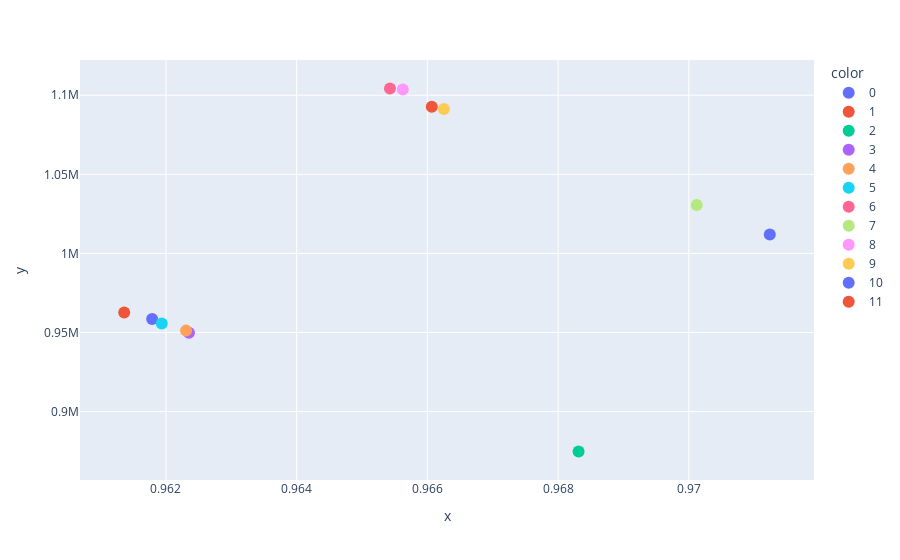

Notebook code for this chart:
### Code cell
px.scatter(x= df_models_m.R2,y = df_models_m.mse,color=df_models_m.index.astype(str)).update_traces(marker=dict(size=12))

### Figure 1 — Plotly figure (JSON) as saved in the notebook; plotly's stock layout.template omitted (floating-point values rounded to 4 significant figures)
{"data": [{"hovertemplate": "color=0<br>x=%{x}<br>y=%{y}<extra></extra>", "legendgroup": "0", "marker": {"color": "#636efa", "size": 12, "symbol": "circle"}, "mode": "markers", "name": "0", "orientation": "v", "showlegend": true, "type": "scatter", "x": [0.9618], "xaxis": "x", "y": [958500.0], "yaxis": "y"}, {"hovertemplate": "color=1<br>x=%{x}<br>y=%{y}<extra></extra>", "legendgroup": "1", "marker": {"color": "#EF553B", "size": 12, "symbol": "circle"}, "mode": "markers", "name": "1", "orientation": "v", "showlegend": true, "type": "scatter", "x": [0.9614], "xaxis": "x", "y": [962600.0], "yaxis": "y"}, {"hovertemplate": "color=2<br>x=%{x}<br>y=%{y}<extra></extra>", "legendgroup": "2", "marker": {"color": "#00cc96", "size": 12, "symbol": "circle"}, "mode": "markers", "name": "2", "orientation": "v", "showlegend": true, "type": "scatter", "x": [0.9683], "xaxis": "x", "y": [874800.0], "yaxis": "y"}, {"hovertemplate": "color=3<br>x=%{x}<br>y=%{y}<extra></extra>", "legendgroup": "3", "marker": {"color": "#ab63fa", "size": 12, "symbol": "circle"}, "mode": "markers", "name": "3", "orientation": "v", "showlegend": true, "type": "scatter", "x": [0.9624], "xaxis": "x", "y": [949800.0], "yaxis": "y"}, {"hovertemplate": "color=4<br>x=%{x}<br>y=%{y}<extra></extra>", "legendgroup": "4", "marker": {"color": "#FFA15A", "size": 12, "symbol": "circle"}, "mode": "markers", "name": "4", "orientation": "v", "showlegend": true, "type": "scatter", "x": [0.9623], "xaxis": "x", "y": [951200.0], "yaxis": "y"}, {"hovertemplate": "color=5<br>x=%{x}<br>y=%{y}<extra></extra>", "legendgroup": "5", "marker": {"color": "#19d3f3", "size": 12, "symbol": "circle"}, "mode": "markers", "name": "5", "orientation": "v", "showlegend": true, "type": "scatter", "x": [0.9619], "xaxis": "x", "y": [955600.0], "yaxis": "y"}, {"hovertemplate": "color=6<br>x=%{x}<br>y=%{y}<extra></extra>", "legendgroup": "6", "marker": {"color": "#FF6692", "size": 12, "symbol": "circle"}, "mode": "markers", "name": "6", "orientation": "v", "showlegend": true, "type": "scatter", "x": [0.9654], "xaxis": "x", "y": [1104000.0], "yaxis": "y"}, {"hovertemplate": "color=7<br>x=%{x}<br>y=%{y}<extra></extra>", "legendgroup": "7", "marker": {"color": "#B6E880", "size": 12, "symbol": "circle"}, "mode": "markers", "name": "7", "orientation": "v", "showlegend": true, "type": "scatter", "x": [0.9701], "xaxis": "x", "y": [1031000.0], "yaxis": "y"}, {"hovertemplate": "color=8<br>x=%{x}<br>y=%{y}<extra></extra>", "legendgroup": "8", "marker": {"color": "#FF97FF", "size": 12, "symbol": "circle"}, "mode": "markers", "name": "8", "orientation": "v", "showlegend": true, "type": "scatter", "x": [0.9656], "xaxis": "x", "y": [1104000.0], "yaxis": "y"}, {"hovertemplate": "color=9<br>x=%{x}<br>y=%{y}<extra></extra>", "legendgroup": "9", "marker": {"color": "#FECB52", "size": 12, "symbol": "circle"}, "mode": "markers", "name": "9", "orientation": "v", "showlegend": true, "type": "scatter", "x": [0.9663], "xaxis": "x", "y": [1091000.0], "yaxis": "y"}, {"hovertemplate": "color=10<br>x=%{x}<br>y=%{y}<extra></extra>", "legendgroup": "10", "marker": {"color": "#636efa", "size": 12, "symbol": "circle"}, "mode": "markers", "name": "10", "orientation": "v", "showlegend": true, "type": "scatter", "x": [0.9712], "xaxis": "x", "y": [1012000.0], "yaxis": "y"}, {"hovertemplate": "color=11<br>x=%{x}<br>y=%{y}<extra></extra>", "legendgroup": "11", "marker": {"color": "#EF553B", "size": 12, "symbol": "circle"}, "mode": "markers", "name": "11", "orientation": "v", "showlegend": true, "type": "scatter", "x": [0.9661], "xaxis": "x", "y": [1093000.0], "yaxis": "y"}], "layout": {"legend": {"title": {"text": "color"}, "tracegroupgap": 0}, "margin": {"t": 60}, "xaxis": {"anchor": "y", "domain": [0, 1], "title": {"text": "x"}}, "yaxis": {"anchor": "x", "domain": [0, 1], "title": {"text": "y"}}}}
